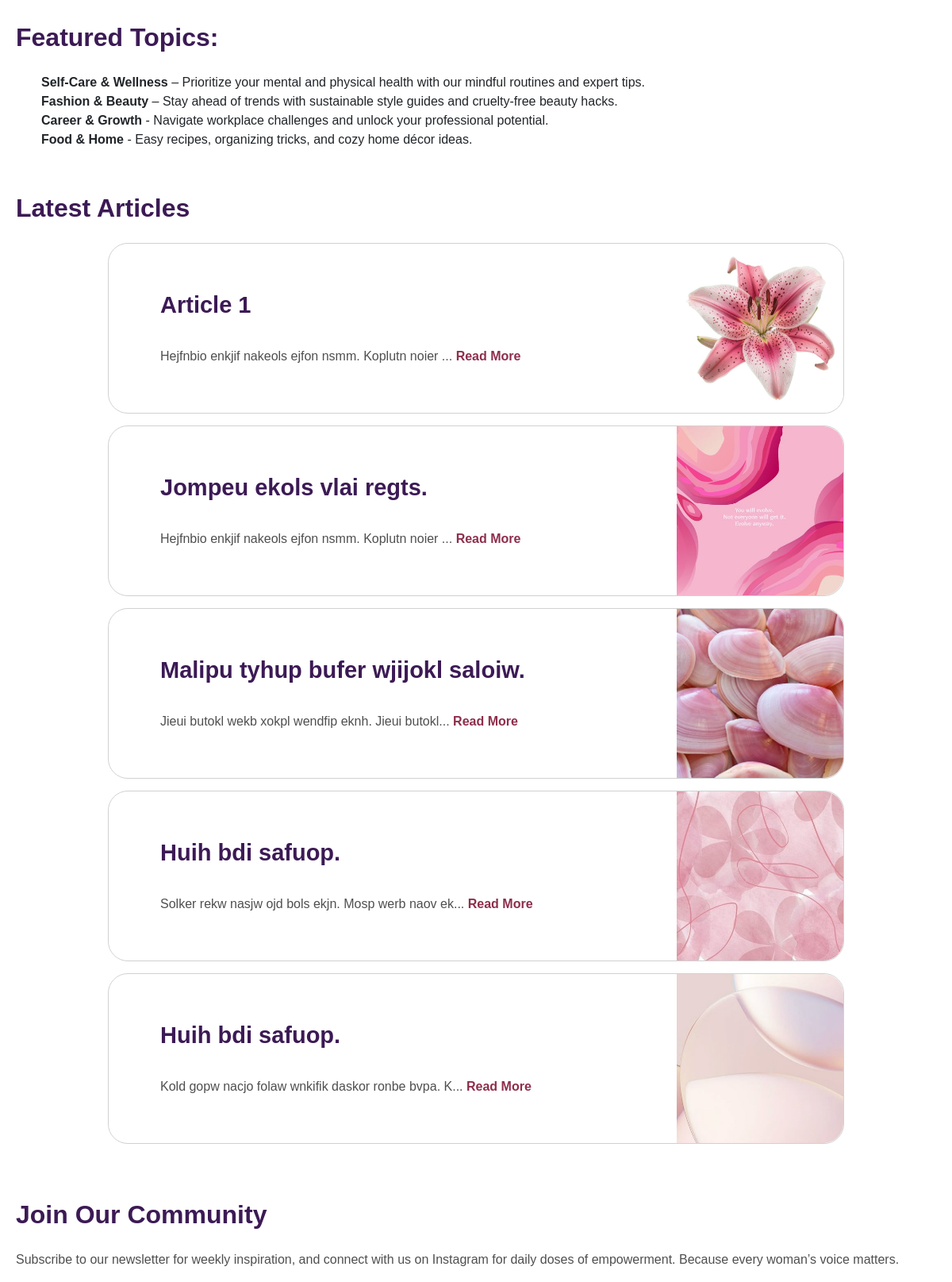
The app's page / (lower part), older data.
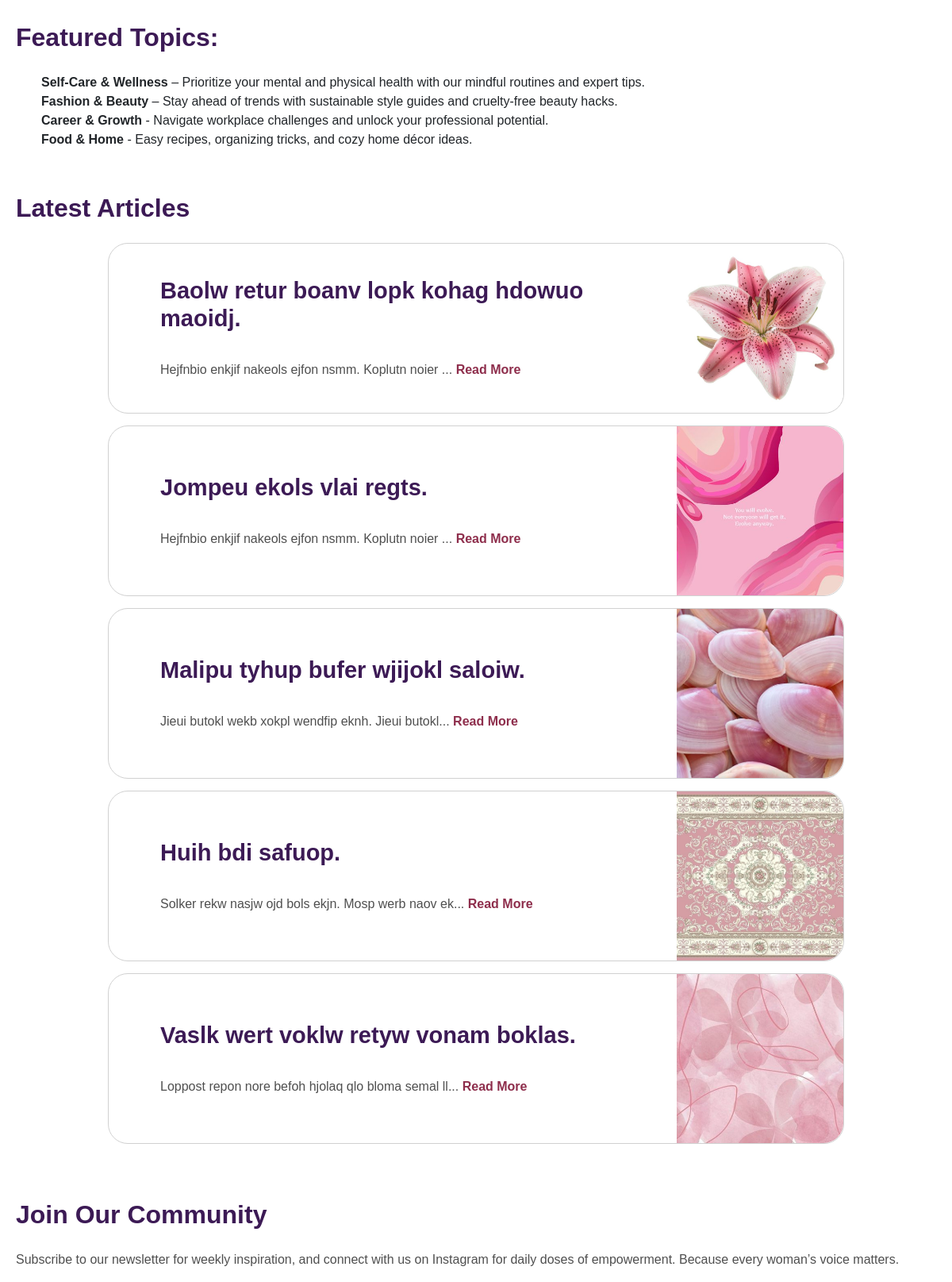
The same page, newer data.
### articles/models.py (models this page shows, shortened)
class Article(models.Model):
    title = models.CharField(max_length=200)
    slug = models.SlugField(unique=True)
    body = models.TextField()
    date = models.DateTimeField(auto_now_add=True)
    thumbnail = models.ImageField(upload_to='images/', blank=True, default='images/default.jpg')
    author = models.ForeignKey(User, default=None, on_delete=models.CASCADE)
    def snippet(self):
        return self.body[0:50] + '...'

### webmysite/views.py (the view)
# urls.py: path('', views.homepage, name='homepage'),
def homepage(request):
    articlesList = Article.objects.all()[:5]
    data = {"message": "Discover Stories That Resonate",
            "articlesList": articlesList}
    return render(request, 'homepage.html', context=data)

### templates/homepage.html (shortened to what this page needs)
{% extends "base_layout.html" %}
{% block content %}
    <div class="container">
        <h2>Featured Topics:</h2>
        <ul>
            <li><span>Self-Care & Wellness</span> – Prioritize your mental and physical health
                with our mindful routines and expert tips.
            </li>
            <li><span>Fashion & Beauty</span> – Stay ahead of trends with sustainable style guides and cruelty-free
                beauty
                hacks.
            </li>
            <li><span>Career & Growth</span> - Navigate workplace challenges and unlock your professional potential.
            </li>
            <li><span>Food & Home</span> - Easy recipes, organizing tricks, and cozy home décor ideas.</li>
        </ul>
        <h2>Latest Articles</h2>
        <div class="articles-list">
            {% for article in articlesList %}
                {% if article.slug != '' %}
                    <div class="article-card">
                        <div class="article_descr">
                            <h3><a style="color: rgb(60, 26, 85); font-weight: bolder">{{ article.title }}</a></h3>
                            <p class="article_body">
                                {{ article.snippet }}
                                <a href="{% url 'articles:article_detail'  slug=article.slug %}" class="read-more">Read
                                    More</a>
                            </p>
                        </div>
                        {% if article.thumbnail.url != null %}
                            <img class="article_img_homepage" src="{{ article.thumbnail.url }}" alt="">
                        {% endif %}
                    </div>
                {% endif %}
            {% endfor %}
        </div>
        <h2>Join Our Community</h2>
        <p>Subscribe to our newsletter for weekly inspiration, and connect with us on Instagram
            for daily doses of empowerment. Because every woman’s voice matters.</p>
    </div>
{% endblock content %}

Row changes from the older to the newer data that the page shows:
removed Article: title "Huih bdi safuop.", snippet "Kold gopw nacjo folaw wnkifik daskor ronbe bvpa. K...", thumbnail (picture)
changed Article: title "Article 1" → "Baolw retur boanv lopk kohag hdowuo maoidj."
changed Article "Huih bdi safuop.": thumbnail: a different picture
now on this page (row edited): Article: title "Vaslk wert voklw retyw vonam boklas.", snippet "Loppost repon nore befoh hjolaq qlo bloma semal ll...", thumbnail (picture)
